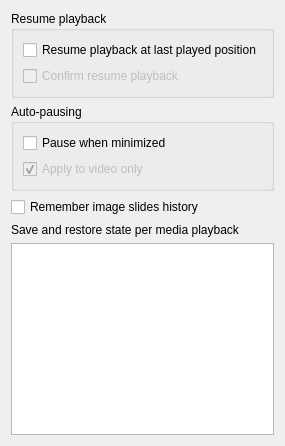
       <widget class="QWidget" name="playback">
        <property name="name" stdset="0">
         <string>Play</string>
        </property>
        <property name="icon" stdset="0">
         <iconset resource="../rsclist.qrc">
          <normaloff>:/img/media-playback-start-32.png</normaloff>:/img/media-playback-start-32.png</iconset>
        </property>
        <layout class="QVBoxLayout" name="verticalLayout_8">
         <item>
          <widget class="QGroupBox" name="groupBox_2">
           <property name="title">
            <string>Resume playback</string>
           </property>
           <layout class="QVBoxLayout" name="verticalLayout_6">
            <item>
             <widget class="QCheckBox" name="remember_stopped">
              <property name="text">
               <string>Resume playback at last played position</string>
              </property>
             </widget>
            </item>
            <item>
             <widget class="QCheckBox" name="ask_record_found">
              <property name="enabled">
               <bool>false</bool>
              </property>
              <property name="text">
               <string>Confirm resume playback</string>
              </property>
             </widget>
            </item>
           </layout>
          </widget>
         </item>
         <item>
          <widget class="QGroupBox" name="groupBox">
           <property name="title">
            <string>Auto-pausing</string>
           </property>
           <layout class="QVBoxLayout" name="verticalLayout_5">
            <item>
             <widget class="QCheckBox" name="pause_minimized">
              <property name="text">
               <string>Pause when minimized</string>
              </property>
             </widget>
            </item>
            <item>
             <widget class="QCheckBox" name="pause_video_only">
              <property name="enabled">
               <bool>false</bool>
              </property>
              <property name="text">
               <string>Apply to video only</string>
              </property>
              <property name="checked">
               <bool>true</bool>
              </property>
             </widget>
            </item>
           </layout>
          </widget>
         </item>
         <item>
          <widget class="QCheckBox" name="remember_image">
           <property name="text">
            <string>Remember image slides history</string>
           </property>
          </widget>
         </item>
         <item>
          <widget class="QLabel" name="label_51">
           <property name="text">
            <string>Save and restore state per media playback</string>
           </property>
          </widget>
         </item>
         <item>
          <widget class="QTreeView" name="restore_properties">
           <property name="rootIsDecorated">
            <bool>false</bool>
           </property>
           <attribute name="headerVisible">
            <bool>false</bool>
           </attribute>
          </widget>
         </item>
        </layout>
       </widget>
